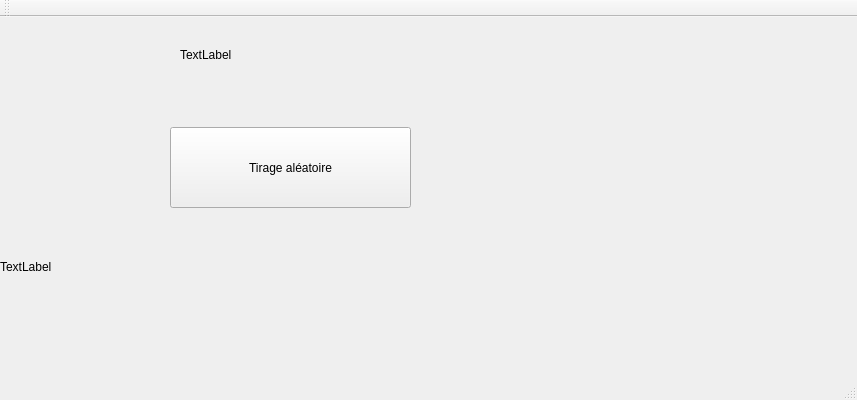
<?xml version="1.0" encoding="UTF-8"?>
<ui version="4.0">
 <class>HeritageEx1Class</class>
 <widget class="QMainWindow" name="HeritageEx1Class">
  <property name="geometry">
   <rect>
    <x>0</x>
    <y>0</y>
    <width>857</width>
    <height>400</height>
   </rect>
  </property>
  <property name="windowTitle">
   <string>HeritageEx1</string>
  </property>
  <widget class="QWidget" name="centralWidget">
   <widget class="QPushButton" name="pushButton">
    <property name="geometry">
     <rect>
      <x>170</x>
      <y>110</y>
      <width>241</width>
      <height>81</height>
     </rect>
    </property>
    <property name="text">
     <string>Tirage aléatoire</string>
    </property>
   </widget>
   <widget class="QLabel" name="scoreDeLabel">
    <property name="geometry">
     <rect>
      <x>180</x>
      <y>30</y>
      <width>231</width>
      <height>16</height>
     </rect>
    </property>
    <property name="text">
     <string>TextLabel</string>
    </property>
   </widget>
   <widget class="QLabel" name="scoreTotalLabel">
    <property name="geometry">
     <rect>
      <x>0</x>
      <y>240</y>
      <width>601</width>
      <height>20</height>
     </rect>
    </property>
    <property name="text">
     <string>TextLabel</string>
    </property>
   </widget>
   <widget class="QWidget" name="verticalLayoutWidget">
    <property name="geometry">
     <rect>
      <x>590</x>
      <y>20</y>
      <width>231</width>
      <height>281</height>
     </rect>
    </property>
    <layout class="QVBoxLayout" name="histoVerticalLayout"/>
   </widget>
  </widget>
  <widget class="QMenuBar" name="menuBar">
   <property name="geometry">
    <rect>
     <x>0</x>
     <y>0</y>
     <width>857</width>
     <height>21</height>
    </rect>
   </property>
  </widget>
  <widget class="QToolBar" name="mainToolBar">
   <attribute name="toolBarArea">
    <enum>TopToolBarArea</enum>
   </attribute>
   <attribute name="toolBarBreak">
    <bool>false</bool>
   </attribute>
  </widget>
  <widget class="QStatusBar" name="statusBar"/>
  <action name="actionQuitter">
   <property name="text">
    <string>Quitter</string>
   </property>
  </action>
  <action name="actionQuit">
   <property name="text">
    <string>Quit</string>
   </property>
  </action>
 </widget>
 <layoutdefault spacing="6" margin="11"/>
 <resources>
  <include location="HeritageEx1.qrc"/>
 </resources>
 <connections/>
</ui>
